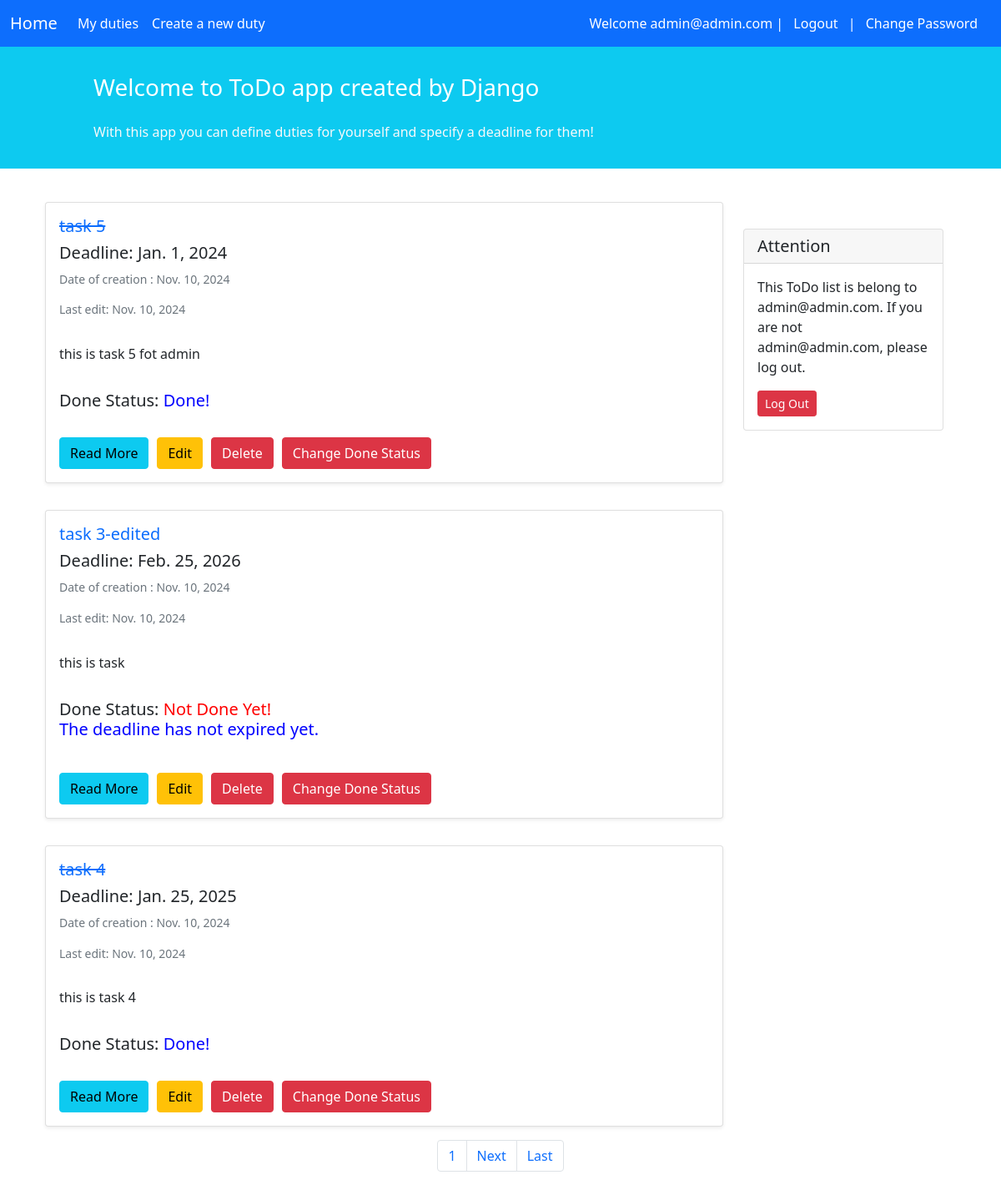
The app's page /duties/ (signed in) with its own data.
### accounts/models.py (models this page shows, shortened)
class CustomUser(AbstractBaseUser, PermissionsMixin):
    email = models.EmailField(max_length=255, unique=True)
    is_superuser = models.BooleanField(default=False)
    is_staff = models.BooleanField(default=False)
    is_active = models.BooleanField(default=True)
    USERNAME_FIELD = 'email'
    objects = CustomUserManager()
    created_date = models.DateTimeField(auto_now_add=True)
    updated_date = models.DateTimeField(auto_now=True)

### duties/models.py (models this page shows)
class Duty(models.Model):
    DONE_STATUS_CHOICES = (
        ('don', 'Done'),
        ('not', 'Not done')
    )
    author = models.ForeignKey('accounts.Profile', on_delete=models.CASCADE)
    title = models.CharField(max_length=255)
    description = models.TextField(blank=True, null=True)
    done_status = models.CharField(choices=DONE_STATUS_CHOICES, max_length=3)
    deadline_date = models.DateField()
    created_date = models.DateTimeField(auto_now_add=True)
    updated_date = models.DateTimeField(auto_now=True)
    def __str__(self):
        return self.title
    def get_absolute_url(self):
        return reverse('duty_detail', args=[self.id])

### duties/views.py (the view)
# urls.py: path('', views.DutyListView.as_view(), name='duty_list'),
class DutyListView(LoginRequiredMixin, ListView):
    model = Duty
    template_name = 'duties/duty_list.html'
    paginate_by = 3
    context_object_name = 'duties'
    def get_queryset(self):
        profile = get_object_or_404(Profile, user=self.request.user)
        return Duty.objects.filter(author=profile).order_by('-updated_date')

### templates/duties/duty_list.html (shortened to what this page needs)
{% extends '_base.html' %}
{% load humanize %}
{% block content %}
<div class="container mt-4">
    <div class="row">
        {% for duty in duties %}
        <div class="col-9">
            <div class="card shadow-sm my-3">
                <div class="card-body">
                    {% if duty.done_status == 'not' %}
                    <h5 class="card-title"><a class="text-decoration-none" href="{{duty.get_absolute_url}}">{{ duty }}</a></h5>
                    {% else %}
                    <h5 class="card-title"><a class="text-decoration-none" href="{{duty.get_absolute_url}}"><del>{{ duty }}</del></a></h5>
                    {% endif %}
                    <h5 class="card-title">Deadline: {{ duty.deadline_date|naturalday}}</h5>
                    <h6 class="card-subtitle mb-2 text-muted small py-2">Date of creation : {{ duty.created_date|naturalday }}</h6>
                    <h6 class="card-subtitle mb-2 text-muted small py-2">Last edit: {{ duty.updated_date|naturalday }}</h6>
                    <p class="card-text py-3">
                        {{ duty.description|truncatewords:10 }}
                    </p>
                    <h5 class="card-title">Done Status:
                        {% if duty.done_status == 'not' %}
                        <span style="color: red;">Not Done Yet!</span>
                        {% else %} <span style="color: blue;">Done!</span>
                        {% endif %}
                        {% now "Y-m-d" as todays_date %}
                        {% if duty.done_status == 'not' and todays_date > duty.deadline_date|date:"Y-m-d" %}
                        <p style="color: red;">Deadline is over!</p>
                        {% elif duty.done_status == 'not' %}
                            <p style="color: blue;">The deadline has not expired yet.</p>
                        {% endif %}
                    </h5>
                    <br>
                    <div style="display: flex; gap: 10px;"> <a class="btn btn-info" href="{{ duty.get_absolute_url }}">Read More</a>
                        <a class="btn btn-warning" href="{% url 'duty_update' pk=duty.id %}">Edit</a>
                        <a class="btn btn-danger" href="{% url 'duty_delete' pk=duty.id %}">Delete</a>
                        <form method="post" action="{% url 'change_status' pk=duty.id %}">
                            <button class="btn btn-danger" type="submit">Change Done Status</button>
                        </form>
                    </div>
                </div>
            </div>
        </div>
        {% endfor %}
        <div class="col-3">
                <div class="card my-4" style="position: fixed; top: 250px; width: 20%;">
                    <h5 class="card-header">Attention</h5>
                    <div class="card-body">
                        <p class="card-text">
                            This ToDo list is belong to {{request.user.email}}. If you are not {{request.user.email}}, please log out.
                        </p>
                        <a href="{% url 'logout' %}"
                           class="btn btn-sm btn-danger">
                            Log Out
                        </a>
                    </div>
                </div>
        </div>
    </div>
</div>
<div class="d-flex flex-column justify-content-end align-items-center full-height">
    <nav aria-label="Page navigation example">
        <ul class="pagination">
          <li class="page-item"><a class="page-link" href="#">{{page_obj.number}}</a></li>
            {% if page_obj.has_next %}
          <li class="page-item"><a class="page-link" href="?page={{page_obj.next_page_number}}">Next</a></li>
          <li class="page-item"><a class="page-link" href="?page={{page_obj.paginator.num_pages}}">Last</a></li>
          {% endif %}
        </ul>
      </nav>
</div>
{% endblock content %}

### templates/_base.html (shortened to what this page needs)
<!doctype html>
<html lang="en">
<head>
    <link href="https://cdn.jsdelivr.net/npm/bootstrap@5.1.3/dist/css/bootstrap.min.css" rel="stylesheet"
>
</head>
<body>
<nav class="navbar navbar-expand-lg navbar-dark bg-primary">
    <div class="container-fluid">
        <a class="navbar-brand" href="{% url 'home' %}">Home</a>
        <div class="collapse navbar-collapse" id="navbarNavAltMarkup">
            <div class="navbar-nav">
                <a class="nav-link active" aria-current="page" href="{% url 'duty_list' %}">My duties</a>
                <a class="nav-link active" href="{% url 'duty_create' %}">Create a new duty</a>
            </div>
        </div>
        {% if user.is_authenticated %}
        <div class="mx-2 text-white">Welcome {{user.email}} | <a class="mx-2 text-white text-decoration-none" href="{% url 'logout' %}">Logout</a> | <a class="mx-2 text-white text-decoration-none" href="{%url 'password_change' %}">Change Password</a></div>
        {% endif %}
    </div>
</nav>
<div class="container-fluid bg-info">
    <div class="row py-3">
        <div class="col-md-8 col-md-10 mx-auto">
            <h3 class="my-4 mt-3 text-white">Welcome to ToDo app created by Django</h3>
            <p class="text-light">With this app you can define duties for yourself and specify a deadline for them!</p>
        </div>
    </div>
</div>
<div class="container mt-3">
    {% block content %}
    {% endblock content %}
</div>
</body>
</html>

### records on screen
CustomUser: email "admin@admin.com", user.email "admin@admin.com"
Duty: title "task 5", deadline_date "Jan. 1, 2024", created_date "Nov. 10, 2024", updated_date "Nov. 10, 2024", description "this is task 5 fot admin", done_status "Done!"
Duty: title "task 3-edited", deadline_date "Feb. 25, 2026", created_date "Nov. 10, 2024", updated_date "Nov. 10, 2024", description "this is task", done_status "Not Done Yet!"
Duty: title "task 4", deadline_date "Jan. 25, 2025", created_date "Nov. 10, 2024", updated_date "Nov. 10, 2024", description "this is task 4", done_status "Done!"

### other values on screen
{{ page_obj.number }} "1"
